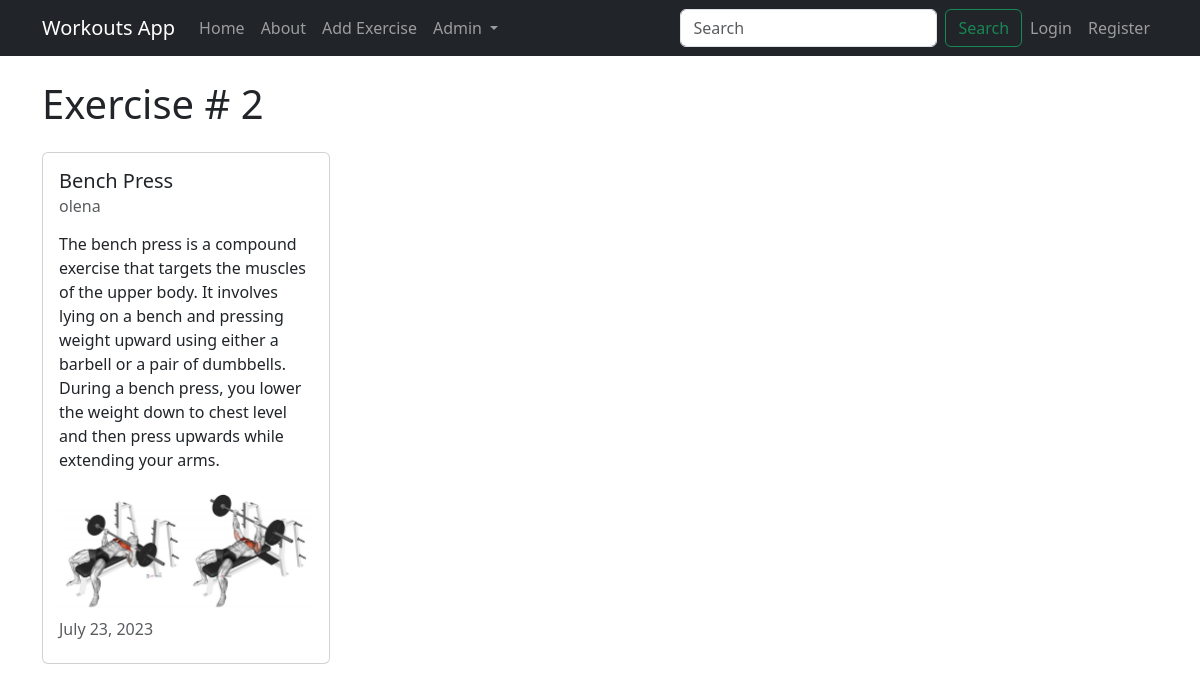
/exercise/2/, run on the app's committed database.
### exercises/models.py (models this page shows, shortened)
class Exercise(models.Model):
    title = models.CharField(max_length=100)
    description = models.TextField()
    photo = models.ImageField(upload_to='exercise_photos/', blank=True, null=True)
    author = models.ForeignKey(User, on_delete=models.CASCADE)
    is_approved = models.BooleanField(default=False)
    created_at = models.DateTimeField(auto_now_add=True)
    updated_at = models.DateTimeField(auto_now=True)
    STATUS_CHOICES = (
        ('approved', 'Approved'),
        ('rejected', 'Rejected'),
        ('pending', 'Pending'),
    )
    status = models.CharField(
        max_length=10,
        choices=STATUS_CHOICES,
        default='pending',
    )

### exercises/views.py (the view)
# urls.py: path('exercise/<int:pk>/', views.ExerciseDetailView.as_view(), name="exercises-detail"),
class ExerciseDetailView(DetailView):
    model = models.Exercise

### exercises/templates/exercises/exercise_detail.html (shortened to what this page needs)
{% extends 'exercises/base.html' %}
{% block content %}
<h1>Exercise # {{ object.id }}</h1>
<div class="card my-4" style="width: 18rem;">
    <div class="card-body">
        <h5 class="card-title">{{ object.title }}</h5>
        <h6 class="card-subtitle mb-2 text-body-secondary">{{ object.author }}</h6>
        <p class="card-text">{{ object.description }}</p>
        {% if object.photo %}
            <img src="{{ object.photo.url }}" alt="{{ object.title }}" class="card-img-top" style="margin-bottom: 10px;">
        {% endif %}
        <h6 class="card-subtitle mb-2 text-body-secondary">{{ object.updated_at|date:"F d, Y" }}</h6>
    </div>
</div>
{% endblock content %}

### data on the page
Exercise: id "2", title "Bench Press", author "olena", description "The bench press is a compound exercise that targets the muscles of the upper body. It involves lying on a bench and pressing weight upward using either a barbell or a pair of dumbbells. During a bench press, you lower the weight down to chest level and then press upwards while extending your arms.", photo (picture), updated_at "July 23, 2023"
